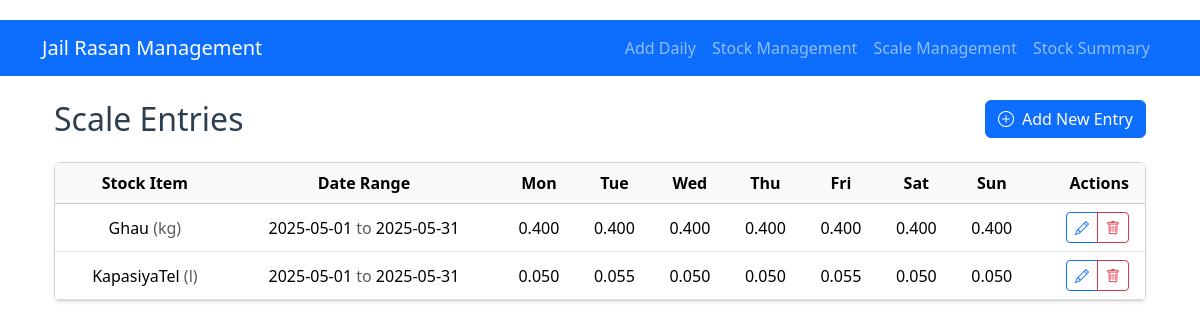
/scale, run on an earlier commit of the app's database.
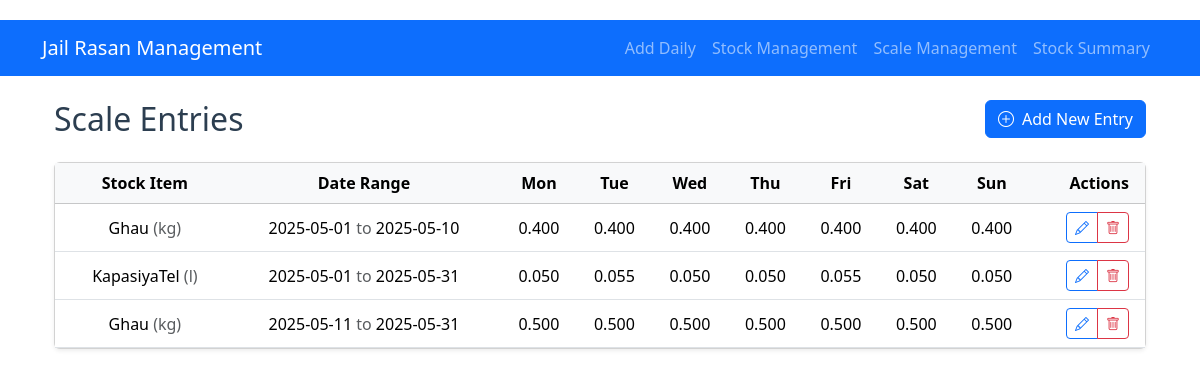
And on a later commit of the database.
### models.py (models this page shows, shortened)
class ScaleEntry(db.Model):
    id = db.Column(db.Integer, primary_key=True)
    stock_item_id = db.Column(db.Integer, db.ForeignKey('stock_item.id'), nullable=False)
    start_date = db.Column(db.Date, nullable=False)
    end_date = db.Column(db.Date, nullable=False)
    monday = db.Column(db.Float, default=0.0)
    tuesday = db.Column(db.Float, default=0.0)
    wednesday = db.Column(db.Float, default=0.0)
    thursday = db.Column(db.Float, default=0.0)
    friday = db.Column(db.Float, default=0.0)
    saturday = db.Column(db.Float, default=0.0)
    sunday = db.Column(db.Float, default=0.0)
    stock_item = db.relationship('StockItem', backref='scale_entries')

class StockItem(db.Model):
    id = db.Column(db.Integer, primary_key=True)
    date = db.Column(db.Date, nullable=False)
    item_name = db.Column(db.String(100), nullable=False)
    quantity = db.Column(db.Float, nullable=False)
    unit = db.Column(db.String(20), nullable=False)  # kg, ml, packets, etc.
    notes = db.Column(db.Text)

### app.py (the view)
@app.route('/scale')
def scale_list():
    entries = ScaleEntry.query.all()
    return render_template('scale/scale_list.html', entries=entries)

### templates/scale/scale_list.html (shortened to what this page needs)
{% extends "base.html" %}
{% block content %}
<div class="container mt-4">
    <div class="d-flex justify-content-between align-items-center mb-4">
        <h2 class="mb-0">Scale Entries</h2>
        <a href="{{ url_for('add_scale') }}" class="btn btn-primary">
            <i class="bi bi-plus-circle me-2"></i>Add New Entry
        </a>
    </div>
    <div class="card shadow-sm">
        <div class="card-body p-0">
            <div class="table-responsive">
                <table class="table table-hover align-middle mb-0">
                    <thead class="table-light">
                        <tr>
                            <th class="ps-3">Stock Item</th>
                            <th>Date Range</th>
                            <th class="text-center">Mon</th>
                            <th class="text-center">Tue</th>
                            <th class="text-center">Wed</th>
                            <th class="text-center">Thu</th>
                            <th class="text-center">Fri</th>
                            <th class="text-center">Sat</th>
                            <th class="text-center">Sun</th>
                            <th class="text-end pe-3">Actions</th>
                        </tr>
                    </thead>
                    <tbody>
                        {% for entry in entries %}
                        <tr>
                            <td class="ps-3">{{ entry.stock_item.item_name }} <span class="text-muted">({{ entry.stock_item.unit }})</span></td>
                            <td>{{ entry.start_date }} <span class="text-muted">to</span> {{ entry.end_date }}</td>
                            <td class="text-center">{{ "%.3f"|format(entry.monday) }}</td>
                            <td class="text-center">{{ "%.3f"|format(entry.tuesday) }}</td>
                            <td class="text-center">{{ "%.3f"|format(entry.wednesday) }}</td>
                            <td class="text-center">{{ "%.3f"|format(entry.thursday) }}</td>
                            <td class="text-center">{{ "%.3f"|format(entry.friday) }}</td>
                            <td class="text-center">{{ "%.3f"|format(entry.saturday) }}</td>
                            <td class="text-center">{{ "%.3f"|format(entry.sunday) }}</td>
                            <td class="text-end pe-3">
                                <div class="btn-group" role="group">
                                    <a href="{{ url_for('edit_scale', id=entry.id) }}"
                                       class="btn btn-sm btn-outline-primary"
                                       data-bs-toggle="tooltip" title="Edit">
                                        <i class="bi bi-pencil"></i>
                                    </a>
                                    <a href="{{ url_for('delete_scale', id=entry.id) }}"
                                       class="btn btn-sm btn-outline-danger"
                                       data-bs-toggle="tooltip" title="Delete"
                                       onclick="return confirm('Delete this scale entry?')">
                                        <i class="bi bi-trash"></i>
                                    </a>
                                </div>
                            </td>
                        </tr>
                        {% else %}
                        <tr>
                            <td colspan="10" class="text-center py-4 text-muted">
                                No scale entries found
                            </td>
                        </tr>
                        {% endfor %}
                    </tbody>
                </table>
            </div>
        </div>
    </div>
</div>
{% endblock %}

What changed in the data, as far as the page shows it:
changed ScaleEntry (number 1 of 3 on the later page): end_date "2025-05-31" → "2025-05-10"
added ScaleEntry: stock_item.item_name "Ghau", stock_item.unit "kg", start_date "2025-05-11", end_date "2025-05-31", monday "0.500", tuesday "0.500", wednesday "0.500", thursday "0.500", friday "0.500", saturday "0.500", sunday "0.500"
